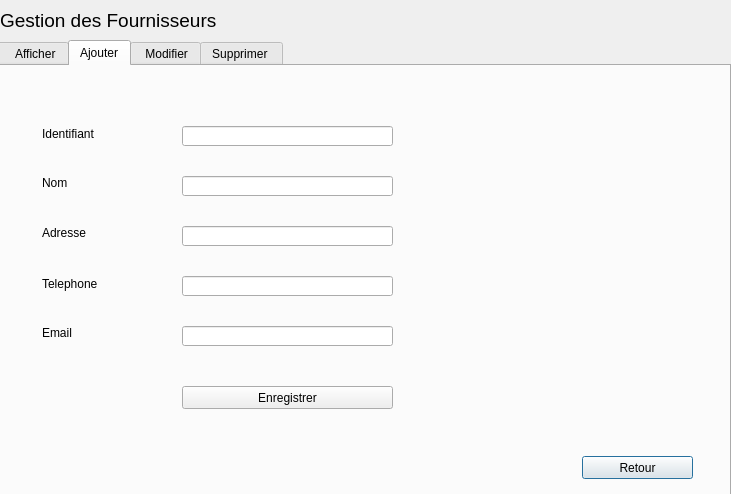
<?xml version="1.0" encoding="UTF-8"?>
<ui version="4.0">
 <class>fournisseur</class>
 <widget class="QDialog" name="fournisseur">
  <property name="geometry">
   <rect>
    <x>0</x>
    <y>0</y>
    <width>731</width>
    <height>494</height>
   </rect>
  </property>
  <property name="windowTitle">
   <string>Fournisseurs</string>
  </property>
  <widget class="QTabWidget" name="tabWidget">
   <property name="geometry">
    <rect>
     <x>-10</x>
     <y>40</y>
     <width>741</width>
     <height>461</height>
    </rect>
   </property>
   <property name="currentIndex">
    <number>1</number>
   </property>
   <widget class="QWidget" name="tab_affiche">
    <attribute name="icon">
     <iconset>
      <normaloff>../103781041_261928508227230_1140366451975261143_n.png</normaloff>../103781041_261928508227230_1140366451975261143_n.png</iconset>
    </attribute>
    <attribute name="title">
     <string>    Afficher</string>
    </attribute>
    <widget class="QLabel" name="label_8">
     <property name="geometry">
      <rect>
       <x>590</x>
       <y>70</y>
       <width>141</width>
       <height>271</height>
      </rect>
     </property>
     <property name="text">
      <string/>
     </property>
     <property name="pixmap">
      <pixmap>../afficher.jpg</pixmap>
     </property>
    </widget>
    <widget class="QTableView" name="table_F">
     <property name="geometry">
      <rect>
       <x>40</x>
       <y>40</y>
       <width>531</width>
       <height>261</height>
      </rect>
     </property>
    </widget>
    <widget class="QLabel" name="label_12">
     <property name="geometry">
      <rect>
       <x>50</x>
       <y>320</y>
       <width>71</width>
       <height>51</height>
      </rect>
     </property>
     <property name="font">
      <font>
       <pointsize>11</pointsize>
       <weight>75</weight>
       <bold>true</bold>
      </font>
     </property>
     <property name="text">
      <string>Trier par   :</string>
     </property>
    </widget>
    <widget class="QPushButton" name="pushButton_1">
     <property name="geometry">
      <rect>
       <x>590</x>
       <y>390</y>
       <width>111</width>
       <height>23</height>
      </rect>
     </property>
     <property name="text">
      <string>Retour</string>
     </property>
     <property name="default">
      <bool>true</bool>
     </property>
    </widget>
    <widget class="QPushButton" name="pushButton">
     <property name="geometry">
      <rect>
       <x>130</x>
       <y>360</y>
       <width>75</width>
       <height>23</height>
      </rect>
     </property>
     <property name="text">
      <string>Nom</string>
     </property>
    </widget>
    <widget class="QPushButton" name="pushButton_5">
     <property name="geometry">
      <rect>
       <x>220</x>
       <y>360</y>
       <width>75</width>
       <height>23</height>
      </rect>
     </property>
     <property name="text">
      <string>Identifiant</string>
     </property>
    </widget>
   </widget>
   <widget class="QWidget" name="tab">
    <attribute name="icon">
     <iconset>
      <normaloff>../123644970_3664975860188863_7966333769266009608_n.png</normaloff>../123644970_3664975860188863_7966333769266009608_n.png</iconset>
    </attribute>
    <attribute name="title">
     <string>Ajouter</string>
    </attribute>
    <widget class="QLabel" name="label_2">
     <property name="geometry">
      <rect>
       <x>50</x>
       <y>60</y>
       <width>71</width>
       <height>16</height>
      </rect>
     </property>
     <property name="font">
      <font>
       <pointsize>9</pointsize>
       <weight>50</weight>
       <bold>false</bold>
      </font>
     </property>
     <property name="text">
      <string>Identifiant</string>
     </property>
    </widget>
    <widget class="QLabel" name="label_3">
     <property name="geometry">
      <rect>
       <x>50</x>
       <y>110</y>
       <width>47</width>
       <height>14</height>
      </rect>
     </property>
     <property name="font">
      <font>
       <pointsize>9</pointsize>
       <weight>50</weight>
       <bold>false</bold>
      </font>
     </property>
     <property name="text">
      <string>Nom</string>
     </property>
    </widget>
    <widget class="QLabel" name="label_4">
     <property name="geometry">
      <rect>
       <x>50</x>
       <y>160</y>
       <width>47</width>
       <height>14</height>
      </rect>
     </property>
     <property name="font">
      <font>
       <pointsize>9</pointsize>
       <weight>50</weight>
       <bold>false</bold>
      </font>
     </property>
     <property name="text">
      <string>Adresse</string>
     </property>
    </widget>
    <widget class="QLabel" name="label_5">
     <property name="geometry">
      <rect>
       <x>50</x>
       <y>210</y>
       <width>61</width>
       <height>16</height>
      </rect>
     </property>
     <property name="font">
      <font>
       <pointsize>9</pointsize>
       <weight>50</weight>
       <bold>false</bold>
      </font>
     </property>
     <property name="text">
      <string>Telephone</string>
     </property>
    </widget>
    <widget class="QLabel" name="label_6">
     <property name="geometry">
      <rect>
       <x>50</x>
       <y>260</y>
       <width>47</width>
       <height>14</height>
      </rect>
     </property>
     <property name="font">
      <font>
       <pointsize>9</pointsize>
       <weight>50</weight>
       <bold>false</bold>
      </font>
     </property>
     <property name="text">
      <string>Email</string>
     </property>
    </widget>
    <widget class="QLineEdit" name="lineEdit_identifiantF">
     <property name="geometry">
      <rect>
       <x>190</x>
       <y>60</y>
       <width>211</width>
       <height>20</height>
      </rect>
     </property>
     <property name="font">
      <font>
       <weight>50</weight>
       <bold>false</bold>
      </font>
     </property>
     <property name="maxLength">
      <number>8</number>
     </property>
    </widget>
    <widget class="QLineEdit" name="lineEdit_nomF">
     <property name="geometry">
      <rect>
       <x>190</x>
       <y>110</y>
       <width>211</width>
       <height>20</height>
      </rect>
     </property>
     <property name="font">
      <font>
       <weight>50</weight>
       <bold>false</bold>
      </font>
     </property>
    </widget>
    <widget class="QLineEdit" name="lineEdit_adresseF">
     <property name="geometry">
      <rect>
       <x>190</x>
       <y>160</y>
       <width>211</width>
       <height>20</height>
      </rect>
     </property>
     <property name="font">
      <font>
       <weight>50</weight>
       <bold>false</bold>
      </font>
     </property>
     <property name="maxLength">
      <number>12</number>
     </property>
    </widget>
    <widget class="QLineEdit" name="lineEdit_emailF">
     <property name="geometry">
      <rect>
       <x>190</x>
       <y>260</y>
       <width>211</width>
       <height>20</height>
      </rect>
     </property>
     <property name="font">
      <font>
       <pointsize>8</pointsize>
       <weight>50</weight>
       <bold>false</bold>
      </font>
     </property>
    </widget>
    <widget class="QLineEdit" name="lineEdit_telephoneF">
     <property name="geometry">
      <rect>
       <x>190</x>
       <y>210</y>
       <width>211</width>
       <height>20</height>
      </rect>
     </property>
     <property name="font">
      <font>
       <weight>50</weight>
       <bold>false</bold>
      </font>
     </property>
     <property name="maxLength">
      <number>11</number>
     </property>
    </widget>
    <widget class="QLabel" name="label_7">
     <property name="geometry">
      <rect>
       <x>440</x>
       <y>40</y>
       <width>271</width>
       <height>271</height>
      </rect>
     </property>
     <property name="text">
      <string/>
     </property>
     <property name="pixmap">
      <pixmap>../images.jpeg</pixmap>
     </property>
    </widget>
    <widget class="QPushButton" name="pushButton_2">
     <property name="geometry">
      <rect>
       <x>590</x>
       <y>390</y>
       <width>111</width>
       <height>23</height>
      </rect>
     </property>
     <property name="text">
      <string>Retour</string>
     </property>
     <property name="default">
      <bool>true</bool>
     </property>
    </widget>
    <widget class="QPushButton" name="ajouter">
     <property name="geometry">
      <rect>
       <x>190</x>
       <y>320</y>
       <width>211</width>
       <height>23</height>
      </rect>
     </property>
     <property name="text">
      <string>Enregistrer</string>
     </property>
    </widget>
   </widget>
   <widget class="QWidget" name="tab_3">
    <attribute name="icon">
     <iconset>
      <normaloff>../123732013_1045972172495472_690709610642558918_n.png</normaloff>../123732013_1045972172495472_690709610642558918_n.png</iconset>
    </attribute>
    <attribute name="title">
     <string> Modifier</string>
    </attribute>
    <widget class="QLineEdit" name="lineEdit_identifiantM">
     <property name="geometry">
      <rect>
       <x>220</x>
       <y>50</y>
       <width>181</width>
       <height>20</height>
      </rect>
     </property>
     <property name="maxLength">
      <number>8</number>
     </property>
    </widget>
    <widget class="QLabel" name="label_17">
     <property name="geometry">
      <rect>
       <x>50</x>
       <y>40</y>
       <width>151</width>
       <height>51</height>
      </rect>
     </property>
     <property name="font">
      <font>
       <pointsize>9</pointsize>
       <weight>50</weight>
       <bold>false</bold>
      </font>
     </property>
     <property name="text">
      <string>Entrer Identifiant du 
 fournisseur  a modifier</string>
     </property>
    </widget>
    <widget class="QPushButton" name="pushButton_3">
     <property name="geometry">
      <rect>
       <x>600</x>
       <y>400</y>
       <width>111</width>
       <height>23</height>
      </rect>
     </property>
     <property name="text">
      <string>Retour</string>
     </property>
     <property name="default">
      <bool>true</bool>
     </property>
    </widget>
    <widget class="QLabel" name="label_10">
     <property name="geometry">
      <rect>
       <x>60</x>
       <y>140</y>
       <width>47</width>
       <height>14</height>
      </rect>
     </property>
     <property name="text">
      <string>Nom</string>
     </property>
    </widget>
    <widget class="QLabel" name="label_15">
     <property name="geometry">
      <rect>
       <x>60</x>
       <y>190</y>
       <width>47</width>
       <height>14</height>
      </rect>
     </property>
     <property name="text">
      <string>Adresse</string>
     </property>
    </widget>
    <widget class="QLabel" name="label_16">
     <property name="geometry">
      <rect>
       <x>60</x>
       <y>240</y>
       <width>51</width>
       <height>16</height>
      </rect>
     </property>
     <property name="text">
      <string>Telephone</string>
     </property>
    </widget>
    <widget class="QLabel" name="label_19">
     <property name="geometry">
      <rect>
       <x>60</x>
       <y>290</y>
       <width>47</width>
       <height>14</height>
      </rect>
     </property>
     <property name="text">
      <string>Email</string>
     </property>
    </widget>
    <widget class="QLineEdit" name="lineEdit_nom1">
     <property name="geometry">
      <rect>
       <x>170</x>
       <y>140</y>
       <width>171</width>
       <height>20</height>
      </rect>
     </property>
    </widget>
    <widget class="QLineEdit" name="lineEdit_2">
     <property name="geometry">
      <rect>
       <x>170</x>
       <y>190</y>
       <width>171</width>
       <height>20</height>
      </rect>
     </property>
    </widget>
    <widget class="QLineEdit" name="lineEdit_3">
     <property name="geometry">
      <rect>
       <x>170</x>
       <y>240</y>
       <width>171</width>
       <height>20</height>
      </rect>
     </property>
     <property name="maxLength">
      <number>11</number>
     </property>
    </widget>
    <widget class="QLineEdit" name="lineEdit_4">
     <property name="geometry">
      <rect>
       <x>170</x>
       <y>290</y>
       <width>171</width>
       <height>20</height>
      </rect>
     </property>
    </widget>
    <widget class="QPushButton" name="pushButton_M">
     <property name="geometry">
      <rect>
       <x>164</x>
       <y>350</y>
       <width>181</width>
       <height>23</height>
      </rect>
     </property>
     <property name="text">
      <string>Enregistrer</string>
     </property>
    </widget>
    <widget class="QLabel" name="label_20">
     <property name="geometry">
      <rect>
       <x>480</x>
       <y>110</y>
       <width>171</width>
       <height>201</height>
      </rect>
     </property>
     <property name="text">
      <string/>
     </property>
     <property name="pixmap">
      <pixmap>../modifier info.jpg</pixmap>
     </property>
    </widget>
   </widget>
   <widget class="QWidget" name="tab_4">
    <attribute name="icon">
     <iconset>
      <normaloff>../123591923_876490303119737_5660560239496761891_n.png</normaloff>../123591923_876490303119737_5660560239496761891_n.png</iconset>
    </attribute>
    <attribute name="title">
     <string>Supprimer </string>
    </attribute>
    <widget class="QPushButton" name="pushButton_supprimer_2">
     <property name="geometry">
      <rect>
       <x>360</x>
       <y>220</y>
       <width>75</width>
       <height>23</height>
      </rect>
     </property>
     <property name="font">
      <font>
       <pointsize>9</pointsize>
       <weight>50</weight>
       <bold>false</bold>
      </font>
     </property>
     <property name="text">
      <string>Supprimer</string>
     </property>
    </widget>
    <widget class="QLineEdit" name="recherche">
     <property name="geometry">
      <rect>
       <x>140</x>
       <y>60</y>
       <width>211</width>
       <height>20</height>
      </rect>
     </property>
     <property name="maxLength">
      <number>10</number>
     </property>
    </widget>
    <widget class="QLabel" name="label_18">
     <property name="geometry">
      <rect>
       <x>50</x>
       <y>50</y>
       <width>81</width>
       <height>31</height>
      </rect>
     </property>
     <property name="font">
      <font>
       <pointsize>9</pointsize>
       <weight>50</weight>
       <bold>false</bold>
      </font>
     </property>
     <property name="text">
      <string>Nom du
 fournisseur</string>
     </property>
    </widget>
    <widget class="QLabel" name="label_9">
     <property name="geometry">
      <rect>
       <x>510</x>
       <y>90</y>
       <width>191</width>
       <height>231</height>
      </rect>
     </property>
     <property name="text">
      <string/>
     </property>
     <property name="pixmap">
      <pixmap>../suprimer.jpg</pixmap>
     </property>
    </widget>
    <widget class="QPushButton" name="pushButton_4">
     <property name="geometry">
      <rect>
       <x>590</x>
       <y>400</y>
       <width>111</width>
       <height>23</height>
      </rect>
     </property>
     <property name="text">
      <string>Retour</string>
     </property>
     <property name="default">
      <bool>true</bool>
     </property>
    </widget>
    <widget class="QTableView" name="tableAffichage">
     <property name="geometry">
      <rect>
       <x>130</x>
       <y>110</y>
       <width>321</width>
       <height>161</height>
      </rect>
     </property>
    </widget>
    <zorder>tableAffichage</zorder>
    <zorder>pushButton_supprimer_2</zorder>
    <zorder>recherche</zorder>
    <zorder>label_18</zorder>
    <zorder>label_9</zorder>
    <zorder>pushButton_4</zorder>
   </widget>
  </widget>
  <widget class="QWidget" name="widget" native="true">
   <property name="geometry">
    <rect>
     <x>120</x>
     <y>0</y>
     <width>741</width>
     <height>41</height>
    </rect>
   </property>
   <property name="styleSheet">
    <string notr="true">color: qlineargradient(spread:pad, x1:0, y1:0, x2:1, y2:0, stop:0 rgba(0, 0, 0, 255), stop:1 rgba(255, 255, 255, 255));</string>
   </property>
  </widget>
  <widget class="QLabel" name="label_11">
   <property name="geometry">
    <rect>
     <x>-60</x>
     <y>0</y>
     <width>801</width>
     <height>41</height>
    </rect>
   </property>
   <property name="text">
    <string/>
   </property>
   <property name="pixmap">
    <pixmap>../123786019_373218060601907_9161192570750179897_n.jpg</pixmap>
   </property>
  </widget>
  <widget class="QLabel" name="label">
   <property name="geometry">
    <rect>
     <x>0</x>
     <y>0</y>
     <width>291</width>
     <height>41</height>
    </rect>
   </property>
   <property name="font">
    <font>
     <family>MS Shell Dlg 2</family>
     <pointsize>14</pointsize>
     <weight>9</weight>
     <italic>false</italic>
     <bold>false</bold>
    </font>
   </property>
   <property name="styleSheet">
    <string notr="true">font: 75 14pt &quot;MS Shell Dlg 2&quot;rgb(170, 0, 0)</string>
   </property>
   <property name="text">
    <string>Gestion des Fournisseurs</string>
   </property>
  </widget>
 </widget>
 <resources/>
 <connections/>
</ui>
